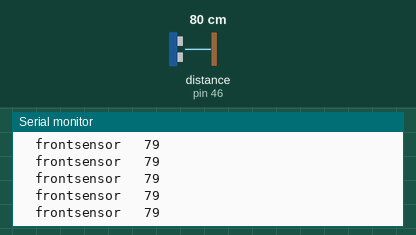
Recording of a sketch running on a simulated Arduino Mega 2560, built with avr-gcc and run on an emulated ATmega2560. Shown: the last lines printed to the serial monitor. Wiring (inferred from the names in the program): ultrasonic range finder: trigger pin 48; echo pin 46. Inputs (shaded band) come from the test bench; at power-on: distance to the obstacle (sensor on pin 46) 80 cm. The echo pulse lasts 58.3 µs per cm.

Above: at 1.2 s.
1.3 s: distance to the obstacle (sensor on pin 46) set to 2 cm
At 1.9 s:
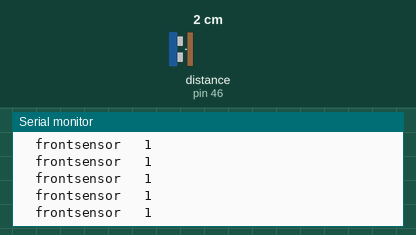
2.8 s: distance to the obstacle (sensor on pin 46) set to 18 cm
At 3.9 s:
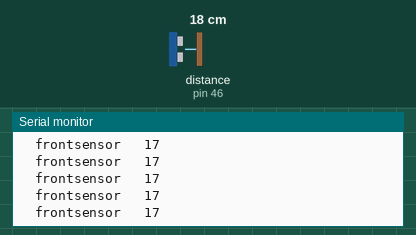
5.8 s: distance to the obstacle (sensor on pin 46) set to 4 cm
At 6.3 s:
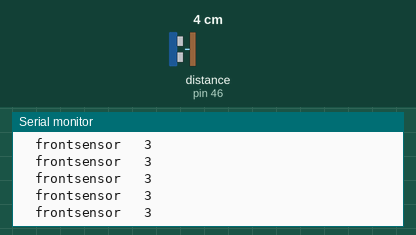
8.8 s: distance to the obstacle (sensor on pin 46) set to 35 cm
At 9.7 s:
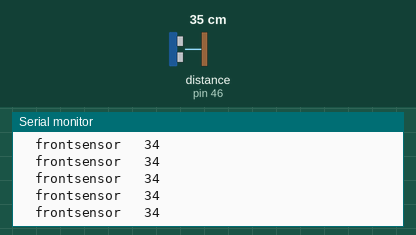
11.8 s: distance to the obstacle (sensor on pin 46) set to 9 cm
At 12.7 s:
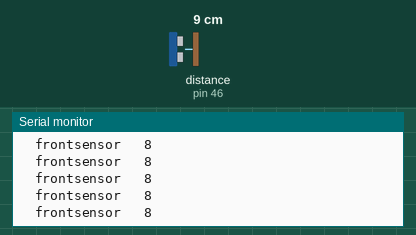
14.8 s: distance to the obstacle (sensor on pin 46) set to 60 cm
At 15.9 s:
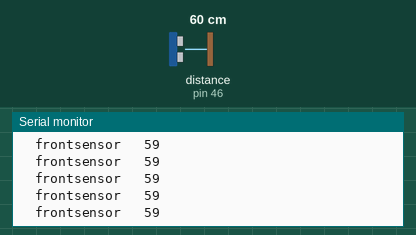
Timing chart, 0 to 17.8 s (numbered marks = the images above; inputs shaded):
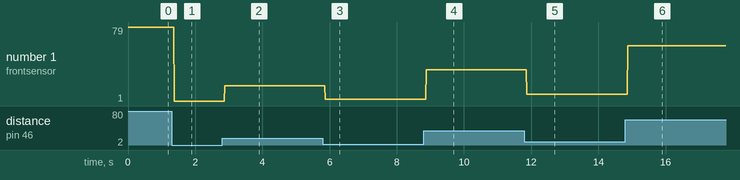

Measured:
- after the input at 1.3 s, the serial monitor: prints a new line after 0.08 s (image 1)
- after the input at 2.8 s, the serial monitor: prints a new line after 0.08 s (image 2)
- after the input at 5.8 s, the serial monitor: prints a new line after 0.08 s (image 3)
- after the input at 8.8 s, the serial monitor: prints a new line after 0.08 s (image 4)
- after the input at 11.8 s, the serial monitor: prints a new line after 0.07 s (image 5)
- after the input at 14.8 s, the serial monitor: prints a new line after 0.08 s (image 6)
- plotted number 1: 79 → 1 after the input at 1.3 s, 1 → 17 after the input at 2.8 s, 17 → 3 after the input at 5.8 s, 3 → 34 after the input at 8.8 s, 34 → 8 after the input at 11.8 s

The sketch:

ultrasonic.ino
```cpp
int trigPin4 = 48;
int echoPin4 = 46;
int frontsensor;
double pulse, inches, cm, distance, duration;
void setup() {
  Serial.begin(9600);
  pinMode(trigPin4, OUTPUT);
  pinMode(echoPin4, INPUT);


}

void loop() {
  SonarSensor(trigPin4, echoPin4);
  frontsensor = distance;

  Serial.print("  frontsensor   "  );
  Serial.println(frontsensor);


}

void SonarSensor(int trigPin, int echoPin)
{


  digitalWrite(trigPin, LOW);
  delayMicroseconds(2);
  digitalWrite(trigPin, HIGH);
  delayMicroseconds(10);
  digitalWrite(trigPin, LOW);
  duration = pulseIn(echoPin, HIGH);
  distance = (duration / 2) / 29.1;

}
```
